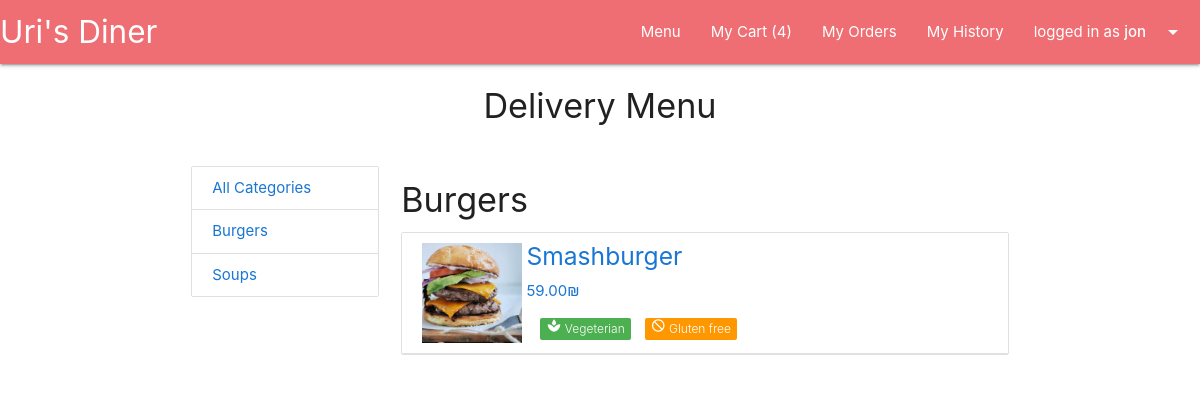
The app's page /dishes/5 (signed in) with its own data.
### main/models.py (models this page shows, shortened)
class Cart(models.Model):
    user = models.ForeignKey(User, on_delete=models.CASCADE, blank=False)

class Item(models.Model):
    dish = models.ForeignKey(Dish, on_delete=models.CASCADE, blank=False)
    cart = models.ForeignKey(Cart, on_delete=models.CASCADE, blank=False)
    amount = models.IntegerField(blank=False, default=1)

class Category(models.Model):
    name = models.CharField(max_length=100, blank=False, unique=True)
    is_deleted = models.BooleanField(default=False)
    image_Url = models.CharField(max_length=1000, null=True, blank=True)
    image_file = models.ImageField(upload_to=category_image_path, null=True, blank=True)
    def __str__(self):
        return self.name

class Dish(models.Model):
    name = models.CharField(max_length=200, blank=False)
    price = models.DecimalField(max_digits=5, decimal_places=2, blank=False)
    description = models.TextField(blank=False)
    is_gluten_free = models.BooleanField(default=False)
    is_vegeterian = models.BooleanField(default=False)
    category = models.ForeignKey(Category, on_delete=models.CASCADE, limit_choices_to={'is_deleted':False})
    is_deleted = models.BooleanField(default=False)
    image_Url = models.CharField(max_length=1000, null=True, blank=True)
    image_file = models.ImageField(upload_to=dish_image_path, null=True, blank=True)

### main/views.py (the view)
# urls.py: path('dishes/<int:category_id>', views.category_dishes, name="category_dishes"),
def category_dishes(request, category_id):
    categories_list = Category.objects.filter(is_deleted=False)
    try:
      category = Category.objects.get(id=category_id)
    except:
        return redirect('all_dishes')
    show_dishes = Dish.objects.filter(category=category, is_deleted=False)
    form = ItemAmountForm()
    return render(request, 'main/category_dishes.html', {
        'categories_list':categories_list,
        'show_dishes':show_dishes,
        'category': category,
        'form':form})

### main/templates/main/category_dishes.html (shortened to what this page needs)
{% extends 'layouts/menu.html' %}
{% block menu-content %}
<div>
  <h4>{{category.name}}</h4>
  <ul class="collection">
    {% for dish in show_dishes %}
    <a class="modal-trigger collection-item" href="#{{dish.name}}">
      <img class="dish-img" {% if dish.image_file %}
        src="{{dish.image_file.url}}" {% else %} src="{{dish.image_Url}}"
        {% endif %} alt="{{dish.name}}">
      <div class="dish-text">
        <h5>{{dish.name}}</h5>
        <p>{{dish.price}}₪</p>
        <div>
          {% if dish.is_gluten_free %}
          <span class="new badge orange" data-badge-caption="Gluten free"><i
              class="tiny material-icons">do_not_disturb</i></span>
          {% endif %}
          {% if dish.is_vegeterian %}
          <span class="new badge green" data-badge-caption="Vegeterian"><i
              class="tiny material-icons">spa</i></span>
          {% endif %}
        </div>
      </div>
    </a>
    {% endfor %}
  </ul>
</div>
{% endblock menu-content %}

### templates/layouts/menu.html (shortened to what this page needs)
{% extends 'layouts/main.html' %}
{% block main-content %}
<div class="container">
  <div class="row center-align">
    <h4>Delivery Menu</h4>
  </div>
  <div class="row">
    <div class="col l3">
      <ul class="collection">
        <a class="collection-item" href="{% url 'all_dishes' %}">All
          Categories</a>
        {% for category in categories_list %}
        <a class="collection-item"
          href="{% url 'category_dishes' category_id=category.id %}">{{category}}
        </a>
        {% endfor %}
      </ul>
    </div>
    <div class="col l9">
      {% block menu-content %}
      {% endblock menu-content %}
    </div>
  </div>
</div>
{% endblock main-content %}

### templates/common/navbar.html (shortened to what this page needs)
<nav>
  <div class="nav-wrapper">
    <a href="{% url 'main' %}" class="brand-logo">Uri's Diner</a>
    <ul class="right">
      {% if request.user.username %}
      <li><a href="{% url 'all_dishes' %}">Menu</a></li>
      {% if request.user.is_staff == True %}
      <li><a href="{% url 'manage_orders' %}">Open Orders</a></li>
      <li><a href="{% url 'show_orders_history' %}">Orders History</a></li>
      <li><a href="{% url 'show_categories' %}">Manage Categories</a></li>
      <li><a href="{% url 'show_dishes' %}">Manage Dishes</a></li>
      {% else %}
      <li><a href="{% url 'show_cart' %}">My Cart
          ({{request.user.cart_set.last.item_set.all|length}})</a></li>
      <li><a href="{% url 'show_delivery' %}">My Orders</a></li>
      <li><a href="{% url 'user_history' %}">My History</a></li>
      {% endif %}
      <li><a class="dropdown-trigger" href="#!"
          data-target="user-dropdown">logged in as
          <strong>{{request.user.username}}</strong><i
            class="material-icons right">arrow_drop_down</i></a></li>
      {% else %}
      <li><a href="{% url 'user_login' %}">Log In</a></li>
      <li><a href="{% url 'user_signup' %}">Sign up</a></li>
      {% endif %}
    </ul>
  </div>
</nav>

### static/css/custom.css (style rules this page uses)
.dish-img { height: 100px; width: 100px; vertical-align: top; object-fit: cover; }
.dish-text { display: inline-block; }
.dish-text h5, p { margin-top: 0px; }

### records on screen
Category: name "Burgers"
Category: name "Soups"
Dish: image_file+name (picture), name "Smashburger", price "59.00", is_gluten_free True (drawn), is_vegeterian True (drawn)

### other values on screen
{{ request.user.cart_set.last.item_set.all|length }} "4"
{{ request.user.username }} "jon"
